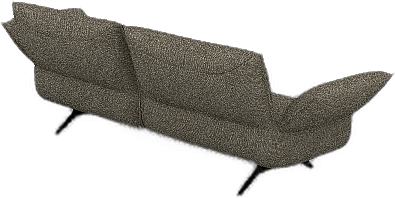
#> input picture test_conservador.png, 395 x 198 px
$ python -i review_labenze_requiez_image_candidates.py   (imports and definitions only)
#> lines starting #> are read from the running program, lines starting #| are printed output that depends on the picture; after the words box and inside, x2 and y2 are one past the last pixel; in counts of white or black regions, pixels touching at a corner belong together
#> further down, picture is the input picture: PIL image 395x198 RGB; mean R, G, B 185.7, 183.6, 179
"""Prepara una cola local, inmutable y auditable de candidatos visuales."""

from __future__ import annotations

import argparse
import base64
import csv
import hashlib
import json
import math
import re
import stat
import unicodedata
from collections import Counter, defaultdict
from collections.abc import Mapping, Sequence
from datetime import datetime, timezone
from pathlib import Path, PurePosixPath
from urllib.parse import unquote, urlsplit, urlunsplit

from PIL import Image, ImageChops, ImageDraw, ImageFont, ImageOps, UnidentifiedImageError

try:
    from scripts.research_labenze_requiez_images import (
        IMAGE_HOSTS,
        PRODUCT_PAGE_HOSTS,
        ResearchCandidate,
        validate_candidate_source_policy,
        validate_candidate_urls,
        validate_source_resource_url,
    )
except ModuleNotFoundError as exc:  # Permite ejecutar este archivo directamente desde scripts/.
    if not str(exc.name or "").startswith("scripts"):
        raise
    from research_labenze_requiez_images import (  # type: ignore[no-redef]
        IMAGE_HOSTS,
        PRODUCT_PAGE_HOSTS,
        ResearchCandidate,
        validate_candidate_source_policy,
        validate_candidate_urls,
        validate_source_resource_url,
    )


CANONICAL_INVENTORY_SHA256 = "476013bf863552d4e622f510c39a019fc1549859714edbd1e8b76994d31a0812"
CANONICAL_RESEARCH_LOGICAL_SHA256 = (
    "7bf193a76086c610212eb0ad4f724c149d46e491f51bc4b6c83c2166fe0165f2"
)
EXPECTED_SUPPLIER_COUNTS = {"labenze": 462, "requiez": 314}
EXPECTED_RESEARCH_COUNTS = {"found_exact": 120, "rejected": 120, "exhausted": 536}
EXPECTED_DOWNLOADED_CANDIDATES = 284
EXPECTED_UNIQUE_ORIGINALS = 282
MAX_ORIGINAL_BYTES = 8 * 1024 * 1024
MAX_IMAGE_SIDE = 8192
MAX_IMAGE_PIXELS = 25_000_000
MAX_ASPECT_RATIO = 20 / 3
MIN_ASPECT_RATIO = 3 / 20
SHEET_COLUMNS = 4
SHEET_ROWS = 4
TILE_WIDTH = 400
TILE_HEIGHT = 420
IMAGE_AREA_MARGIN = 12
IMAGE_AREA_HEIGHT = 276
REVIEW_CHECKS = (
    "identity_exact",
    "configuration_supported",
    "full_product_visible",
    "not_cropped",
    "correct_base",
    "correct_arms",
    "correct_seats_table",
    "correct_finish",
    "clean_background",
)
ORIGINAL_NAME_RE = re.compile(r"^[0-9a-f]{64}\.(?:png|jpe?g|webp)$")
MIME_BY_FORMAT = {
    "PNG": ("image/png", {".png"}),
    "JPEG": ("image/jpeg", {".jpg", ".jpeg"}),
    "WEBP": ("image/webp", {".webp"}),
}
SOURCE_KIND_POLICY = {
    "api-productos.requiez.com": {"manufacturer_official"},
    "nogalbeat.com": {"authorized_distributor"},
    "nogalbeatstore.com": {"authorized_distributor"},
    "3rin.com.mx": {"authorized_distributor"},
    "arterio.mx": {"authorized_distributor"},
    "infinitidesign.it": {"manufacturer_official"},
}
_MAX_URL_PERCENT_DECODES = 6
_PERCENT_ESCAPE_RE = re.compile(r"%[0-9A-Fa-f]{2}")
_MALFORMED_PERCENT_RE = re.compile(r"%(?![0-9A-Fa-f]{2})")


# [56 lines left out: functions build_candidate_id, _sha256_file, _json_bytes, _canonical_json_bytes, not called in this run]


def _write_json(path: Path, value: object) -> None:
    path.write_bytes(_json_bytes(value))


# [70 lines left out: functions _write_jsonl, _write_csv, _csv_cell, _load_json, _load_jsonl, not called in this run]


def _has_reparse_flag(path: Path) -> bool:
    attributes = getattr(path.lstat(), "st_file_attributes", 0)
    return bool(attributes & getattr(stat, "FILE_ATTRIBUTE_REPARSE_POINT", 0))


# [115 lines left out: functions _assert_regular_file, _safe_manifest_path, _validate_artifact_manifest, _tree_fingerprint, _paths_overlap, validate_output_path, not called in this run]


def _snapshot_inputs(paths: Mapping[str, Path]) -> dict[str, dict[str, object]]:
    return {name: _tree_fingerprint(path) for name, path in sorted(paths.items())}


def _normalized_code(value: object) -> str:
    return "".join(character for character in str(value or "").upper() if character.isalnum())


# [149 lines left out: functions _validate_inventory, _logical_research_sha, _identity_tuple, _validate_research, _magic_mime, not called in this run]


def _foreground_metrics(image: Image.Image) -> dict[str, object]:
    sample = image.convert("RGBA")
    sample.thumbnail((512, 512), Image.Resampling.LANCZOS)
    width, height = sample.size
#> width = 395; height = 198
    corners = [
        sample.getpixel(point)
        for point in ((0, 0), (width - 1, 0), (0, height - 1), (width - 1, height - 1))
    ]
#> corners = [(255, 255, 255, 255), (255, 255, 255, 255), (255, 255, 255, 255), (255, 255, 255, 255)]
    opaque_corners = [pixel for pixel in corners if pixel[3] >= 16]
#> opaque_corners has the same summary as corners
    alpha = sample.getchannel("A")
#> alpha: PIL image 395x198 L; every value is 255
    alpha_mask = alpha.point(lambda value: 255 if value >= 16 else 0)
    if not opaque_corners:
        mask = alpha_mask
    else:
        background = tuple(
            round(sum(pixel[channel] for pixel in opaque_corners) / len(opaque_corners))
            for channel in range(3)
        )
#> background = (255, 255, 255)
        difference = ImageChops.difference(sample.convert("RGB"), Image.new("RGB", sample.size, background))
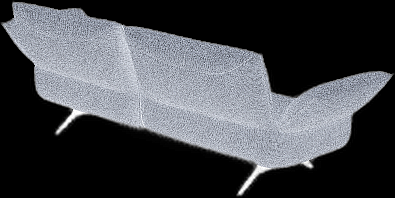
#> difference: PIL image 395x198 RGB; mean R, G, B 69.3, 71.4, 76
        red, green, blue = difference.split()
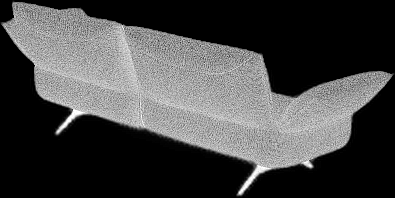
#> red: PIL image 395x198 L; min 0, max 255, mean 69.3
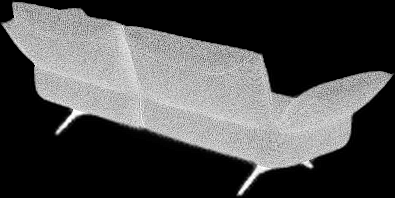
#> blue: PIL image 395x198 L; min 0, max 255, mean 76
        maximum = ImageChops.lighter(ImageChops.lighter(red, green), blue)
        color_mask = maximum.point(lambda value: 255 if value > 20 else 0)
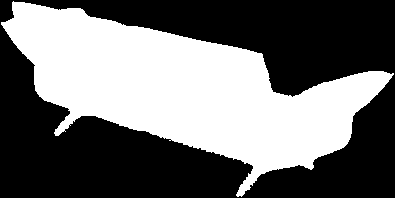
#> color_mask: PIL image 395x198 L; 43% white; 1 white region, box (x1, y1, x2, y2) and area: (1, 1, 394, 197) 33621
        mask = ImageChops.darker(color_mask, alpha_mask)
    bbox = mask.getbbox()
#> bbox = (1, 1, 394, 197)
    foreground = mask.histogram()[255]
#> foreground = 33621
    occupancy = foreground / (width * height)
#> occupancy = 0.43
    if bbox is None:
        return {
            "foreground_bbox": None,
            "occupancy": occupancy,
            "margins": None,
            "bbox_touches_border": True,
        }
    left, top, right, bottom = bbox
#> left = 1; top = 1; right = 394; bottom = 197
    original_width, original_height = image.size
#> original_width = 395; original_height = 198
    scale_x = original_width / width
#> scale_x = 1
    scale_y = original_height / height
#> scale_y = 1
    scaled_left = max(0, math.floor(left * scale_x))
#> scaled_left = 1
    scaled_top = max(0, math.floor(top * scale_y))
#> scaled_top = 1
    scaled_right = min(original_width, math.ceil(right * scale_x))
#> scaled_right = 394
    scaled_bottom = min(original_height, math.ceil(bottom * scale_y))
#> scaled_bottom = 197
    margins = {
        "left": left / width,
        "top": top / height,
        "right": (width - right) / width,
        "bottom": (height - bottom) / height,
    }
#> margins = {'left': 0.00253, 'top': 0.00505, 'right': 0.00253, 'bottom': 0.00505}
    return {
        "foreground_bbox": {
            "left": scaled_left,
            "top": scaled_top,
            "width": scaled_right - scaled_left,
            "height": scaled_bottom - scaled_top,
        },
        "occupancy": occupancy,
        "margins": margins,
        "bbox_touches_border": min(margins.values()) <= 0.0,
    }


# [796 lines left out: functions inspect_original, _safe_original_name, _configuration_text, _pending_review, _has_forbidden_url_character, _validate_percent_encoding and 13 more, not called in this run]


# [2 lines not run here, left out]

>>> from PIL import Image
>>> picture = Image.open('../test_conservador.png')
>>> result = _foreground_metrics(picture)
#> result = 4 items
